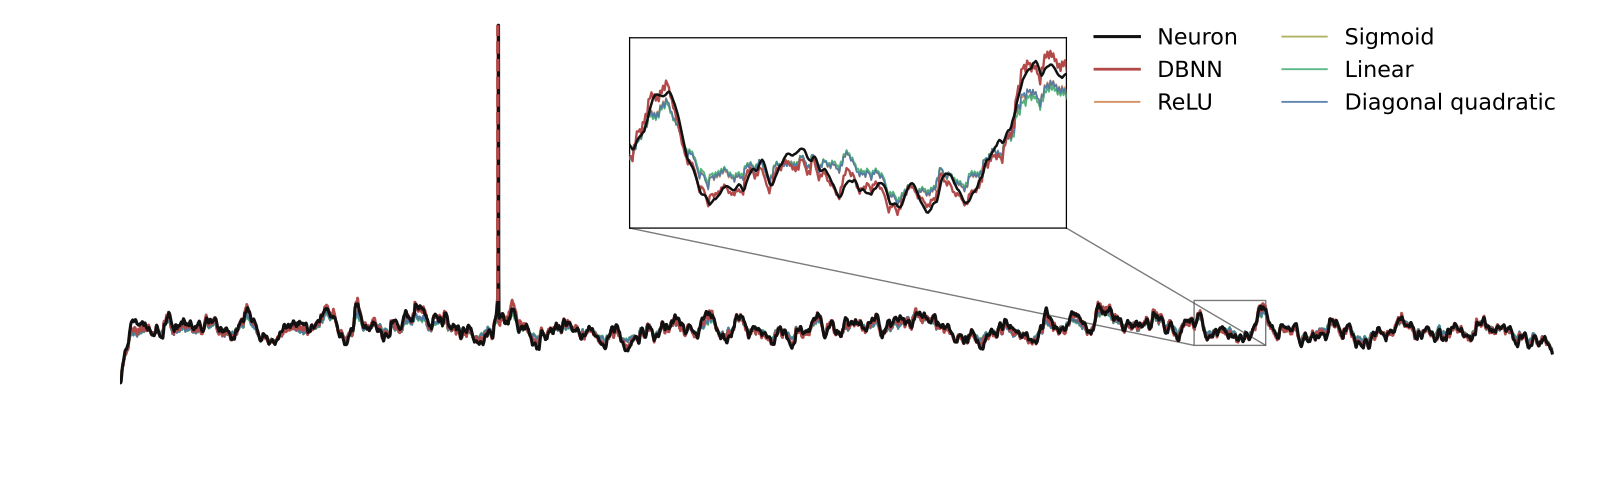

Generate this figure with Python:
import csv
import os
from itertools import zip_longest
import argparse
from pathlib import Path
import numpy as np
import torch
import torch.nn as nn
import torch.nn.functional as F
import matplotlib
matplotlib.use("Agg")
import matplotlib.pyplot as plt
from mpl_toolkits.axes_grid1.inset_locator import mark_inset

ROOT = Path(__file__).resolve().parents[3]
DATA = ROOT / "nc_final_data" / "FigureS4" / "FigureS4_abc"
SOURCE = ROOT / "nc_final_source_data" / "FigureS4"
VARIANTS = ("dbnn", "relu", "sigmoid", "linear", "diagonal_quadratic")
LABELS = ("DBNN", "ReLU", "Sigmoid", "Linear", "Diagonal\nquadratic")
COLORS = ("#B24A4A", "#D1844F", "#A6AD55", "#4AB27E", "#4C78A8")

class Bilinear(nn.Module):
    def __init__(self, device):
        super().__init__()
        self.weight = nn.Parameter(torch.zeros((1, 500, 500), device=device))
        self.register_buffer("bias", torch.tensor([-70.0], device=device))

    def forward(self, x):
        with torch.no_grad():
            index = torch.arange(500, device=self.weight.device)
            self.weight[:, index, index] = 0
        return torch.einsum("...i,ij,...j->...", x, self.weight[0], x).unsqueeze(-1) + self.bias


class Model(nn.Module):
    def __init__(self, variant, device):
        super().__init__()
        self.variant = variant
        self.tau_rise = nn.Parameter(torch.ones(500, device=device) * 5)
        self.tau_decay = nn.Parameter(torch.ones(500, device=device) * 20)
        self.omega = nn.Parameter(torch.ones(500, device=device) * 0.3)
        self.bilinear = Bilinear(device)
        self.v_th = nn.Parameter(torch.tensor(-55.0, device=device))
        self.reset_amp = nn.Parameter(torch.tensor(15.0, device=device))
        self.tau_reset = nn.Parameter(torch.tensor(10.0, device=device))
        if variant != "dbnn":
            self.nonlinear_weight = nn.Parameter(torch.zeros(500, device=device))
            self.nonlinear_bias = nn.Parameter(torch.zeros((), device=device))
            self.nonlinear_scale = nn.Parameter(torch.zeros((), device=device))
            self.diagonal_quadratic_weight = nn.Parameter(torch.zeros(500, device=device))

    def forward_drive(self, x):
        steps = x.shape[-1]
        time = torch.arange(steps, device=x.device)
        kernels = self.omega[:, None] * (1 - torch.exp(-time / self.tau_rise[:, None])) * torch.exp(-time / self.tau_decay[:, None])
        fft_size = 1 << (2 * steps - 2).bit_length()
        spectrum = torch.fft.rfft(x, n=fft_size, dim=2)
        transfer = torch.fft.rfft(kernels, n=fft_size, dim=1)
        y = torch.fft.irfft(spectrum * transfer[None], n=fft_size, dim=2)[..., :steps].permute(0, 2, 1)
        linear = y.sum(dim=2)
        if self.variant == "dbnn":
            return linear + self.bilinear(y).squeeze(-1)
        base = linear + self.bilinear.bias.view(1, 1)
        if self.variant == "linear":
            return base
        if self.variant == "diagonal_quadratic":
            return base + (y.square() * self.diagonal_quadratic_weight.view(1, 1, -1)).sum(dim=2)
        projection = (y * self.nonlinear_weight.view(1, 1, -1)).sum(dim=2) + self.nonlinear_bias
        nonlinear = torch.sigmoid(projection) if self.variant == "sigmoid" else F.relu(projection)
        return base + self.nonlinear_scale * nonlinear

    def forward(self, x):
        drive = self.forward_drive(x)
        steps = drive.shape[1]
        alpha = torch.exp(-torch.ones((), device=drive.device, dtype=drive.dtype) / torch.clamp(torch.abs(self.tau_reset), min=1e-4))
        amplitude = torch.abs(self.reset_amp).to(dtype=drive.dtype)
        decay = alpha.pow(torch.arange(steps, device=drive.device, dtype=drive.dtype))
        result = torch.empty_like(drive)
        state = torch.zeros((), device=drive.device, dtype=drive.dtype)
        start = 0
        while start < steps:
            values = drive[0, start:] + state * decay[:steps - start]
            indices = torch.nonzero(values >= self.v_th, as_tuple=False)
            if indices.numel() == 0:
                result[0, start:] = values
                break
            offset = int(indices[0, 0].item())
            end = start + offset
            result[0, start:end + 1] = values[:offset + 1]
            state_at_spike = state * decay[offset]
            state = alpha * state_at_spike - amplitude
            start = end + 1
        return result


def model_for(variant, index, device):
    model = Model(variant, device)
    checkpoint = torch.load(DATA / variant / f"checkpoint_{index}.pt", map_location="cpu", weights_only=True)
    if set(checkpoint) != {"model_state"}:
        raise ValueError("Unexpected checkpoint contents")
    model.load_state_dict(checkpoint["model_state"], strict=True)
    return model.eval()


def prediction(model, raster, device):
    value = np.asarray(raster, dtype=np.float32).copy()
    value[250:] *= -1
    with torch.inference_mode():
        return model(torch.as_tensor(value[None], device=device)).cpu().numpy()[0]


def spike_times(trace, threshold):
    above = trace >= threshold
    rising = np.flatnonzero(above[1:] & ~above[:-1]) + 1
    if above[0]:
        rising = np.r_[0, rising]
    return rising.astype(np.int32)


def load_spikes(split):
    values = np.load(DATA / f"{split}_spike_times.npy", allow_pickle=False)
    offsets = np.load(DATA / f"{split}_spike_offsets.npy", allow_pickle=False)
    return [values[offsets[i]:offsets[i + 1]] for i in range(len(offsets) - 1)]


def setup():
    parser = argparse.ArgumentParser()
    parser.add_argument("--device", default="auto")
    parser.add_argument("--output", type=Path, default=Path(__file__).resolve().with_suffix(".pdf"))
    args = parser.parse_args()
    device = torch.device("cuda" if torch.cuda.is_available() else "cpu") if args.device == "auto" else torch.device(args.device)
    torch.set_num_threads(4)
    torch.backends.cuda.matmul.allow_tf32 = False
    torch.backends.cudnn.allow_tf32 = False
    plt.rcParams.update({"font.family": "DejaVu Sans", "font.size": 24, "pdf.fonttype": 42, "ps.fonttype": 42})
    return args, device

def compute_trace(device):
    inputs = np.load(DATA / "train_ip.npy", mmap_mode="r", allow_pickle=False)
    truth = np.load(DATA / "train_op.npy", mmap_mode="r", allow_pickle=False)
    spikes = load_spikes("train")
    if inputs.ndim != 3 or inputs.shape[1:] != (500, 6001) or len(inputs) < 1 or truth.shape != (len(inputs), 6001) or len(spikes) != len(inputs):
        raise ValueError("Expected matching training inputs, voltages and spike records")
    target = np.asarray(truth[0], dtype=np.float32).copy()
    displayed = target.copy()
    for spike in spikes[0]:
        center = int(np.clip(np.rint(spike), 0, len(target) - 1))
        start, stop = max(0, center - 3), min(len(target), center + 4)
        displayed[start + int(np.argmax(target[start:stop]))] = 20.0
    predictions = []
    segments = []
    for variant in VARIANTS:
        model = model_for(variant, 1, device)
        trace = prediction(model, inputs[0], device)
        times = spike_times(trace, float(model.v_th.detach().cpu()))
        plotted = trace.copy()
        for spike in times:
            plotted[int(np.clip(np.rint(spike), 0, len(trace) - 1))] = 20.0
        if variant == "dbnn":
            for spike in times:
                index = int(np.clip(np.rint(spike), 0, len(trace) - 1))
                start, stop = max(0, index - 3), min(len(trace), index + 4)
                segments.append([float(spike), float(np.median(plotted[start:stop])), float(plotted[index])])
        predictions.append(plotted)
    return displayed, predictions, np.asarray(segments, dtype=np.float64).reshape(-1, 3)


def save_trace_data(target, predictions, segments):
    columns = ("time_ms", "NEURON") + tuple(variant.upper() for variant in VARIANTS)
    arrays = (np.arange(len(target), dtype=np.float64), target, *predictions)
    write_columns(SOURCE / "FigureS4_a" / "FigureS4_a.csv", columns, arrays)


def draw_trace(ax, target, predictions, segments):
    time = np.arange(len(target), dtype=float)
    ax.plot(time, target, color="#111111", linewidth=2.2, label="Neuron", zorder=7)
    for i, (trace, label, color) in enumerate(zip(predictions, LABELS, COLORS)):
        ax.plot(time, trace, color=color, linewidth=2.0 if i == 0 else 1.35, alpha=1.0 if i == 0 else 0.9,
                label=label.replace("\n", " "), zorder=6 if i == 0 else 3)
    for timepoint, baseline, peak in segments:
        ax.vlines(timepoint, ymin=baseline, ymax=peak, color=COLORS[0], linewidth=2.4, linestyles="--", zorder=10)
    ax.set_xlim(0, 6100)
    ax.set_ylim(-97, 25)
    ax.axis("off")
    ax.legend(frameon=False, ncol=2, fontsize=16, loc="upper right")
    inset = ax.inset_axes([0.35, 0.49, 0.30, 0.44])
    inset.plot(time, target, color="#111111", linewidth=1.8, zorder=7)
    for i, (trace, color) in enumerate(zip(predictions, COLORS)):
        inset.plot(time, trace, color=color, linewidth=1.7 if i == 0 else 1.15,
                   alpha=1.0 if i == 0 else 0.9, zorder=6 if i == 0 else 3)
    start, stop = 4500, 4800
    values = [target[start:stop]] + [trace[start:stop] for trace in predictions]
    low = min(float(value.min()) for value in values)
    high = max(float(value.max()) for value in values)
    padding = max(0.5, 0.08 * (high - low))
    inset.set_xlim(start, stop)
    inset.set_ylim(low - padding, high + padding)
    inset.set_xticks([])
    inset.set_yticks([])
    inset.tick_params(length=0)
    for spine in inset.spines.values():
        spine.set_visible(True)
        spine.set_color("black")
        spine.set_linewidth(0.9)
    mark_inset(ax, inset, loc1=3, loc2=4, facecolor="none", edgecolor="0.35", alpha=0.8)



def write_columns(path, columns, arrays):
    values = [np.asarray(value) for value in arrays]
    if any(value.ndim != 1 for value in values) or len(columns) != len(values):
        raise ValueError("Unexpected source data shape")
    values = [value.astype(np.float64) if value.dtype == np.float32 else value for value in values]
    path.parent.mkdir(parents=True, exist_ok=True)
    temporary = path.with_name(f".{path.name}.{os.getpid()}.tmp")
    try:
        with temporary.open("w", encoding="utf-8", newline="") as stream:
            writer = csv.writer(stream)
            writer.writerow(columns)
            writer.writerows(zip_longest(*values, fillvalue=""))
        os.replace(temporary, path)
    finally:
        if temporary.exists():
            temporary.unlink()


def main():
    args, device = setup()
    target, predictions, segments = compute_trace(device)
    save_trace_data(target, predictions, segments)
    figure, ax = plt.subplots(figsize=(16, 5))
    draw_trace(ax, target, predictions, segments)
    figure.subplots_adjust(left=0.075, right=0.985, bottom=0.12, top=0.985)
    args.output.parent.mkdir(parents=True, exist_ok=True)
    figure.savefig(args.output, format="pdf")
    plt.close(figure)


if __name__ == "__main__":
    main()
